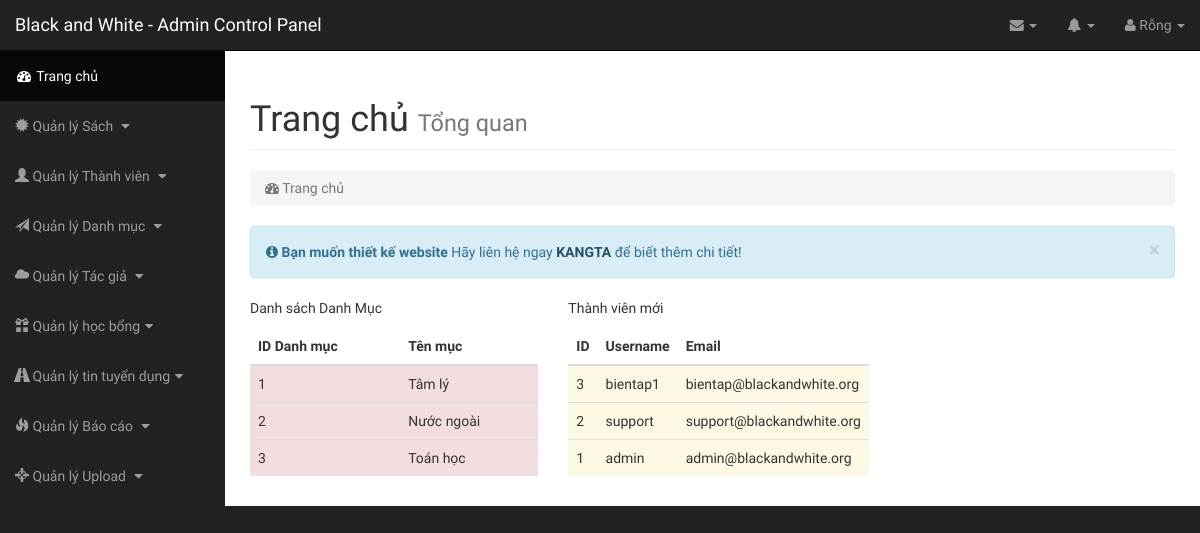
The app's page /admin/index.php with its own data.
### tables this page shows
CREATE TABLE `category` (
  `catid` int(10) NOT NULL,
  `catname` varchar(200) NOT NULL,
  `catnameseo` varchar(200) NOT NULL
);

CREATE TABLE `users` (
  `userid` int(10) NOT NULL,
  `username` varchar(255) NOT NULL,
  `password` varchar(255) NOT NULL,
  `email` varchar(255) NOT NULL
);

### class/Db.class.php (called while the page is built, shortened)
<?php
class Db{
	private $conn = null;
	public function __construct()
	{
		$host ="mysql:host=". HOST."; dbname=". DB_NAME;
		try
		{
			$this->conn = new PDO($host, DB_USER, DB_PASS);
			$this->conn->query("set names 'utf8' ");
		}
		catch (PDOException $e)
		{
			echo "Không thể kết nối cơ sở dữ liệu";
		}
	}
	private function query($sql, $arr = array(), $mode = PDO::FETCH_ASSOC)
	{
		$pre = $this->conn->prepare($sql);
		if(!$pre->execute($arr))
		{
			echo "Không thể thực thi"; exit;
		}
		return $pre->fetchAll($mode);
	}
	public function select($sql, $arr = array(), $mode = PDO::FETCH_ASSOC)
	{
		return $this->query($sql, $arr, $mode);
	}
}
?>

### admin/inc/home.php (the view)
<div id="page-wrapper">
    <div class="container-fluid">
        <div class="row">
            <div class="col-lg-12">
                <h1 class="page-header">
                    Trang chủ <small>Tổng quan</small>
                </h1>
                <ol class="breadcrumb">
                    <li class="active">
                        <i class="fa fa-dashboard"></i> Trang chủ
                    </li>
                </ol>
            </div>
        </div>
        <div class="row">
            <div class="col-lg-12">
                <div class="alert alert-info alert-dismissable">
                    <button type="button" class="close" data-dismiss="alert" aria-hidden="true">&times;</button>
                    <i class="fa fa-info-circle"></i>  <strong>Bạn muốn thiết kế website</strong> Hãy liên hệ ngay <a href="https://www.facebook.com/godfather.1995" class="alert-link">KANGTA</a> để biết thêm chi tiết!
                </div>
            </div>
        </div>
        <div class="row">
          <div class="col-lg-4">
            <p>Danh sách Danh Mục</p>
            <table class="table text-sm-center">
    <thead>
      <tr>
        <th>ID Danh mục</th>
        <th>Tên mục</th>
      </tr>
    </thead>
    <tbody>
      <?php
        $sql = "SELECT * FROM category LIMIT 0,5";
        $rows = $obj->select($sql);
        foreach ($rows as $row) {
      ?>
      <tr class="danger">
        <td class="success"><?php echo $row["catid"]; ?></td>
        <td><?php echo $row["catname"]; ?></td>
      </tr>
      <?php
        }
      ?>
    </tbody>
  </table>
          </div>
          <div class="col-lg-4">
            <p>Thành viên mới</p>
            <table class="table text-sm-center">
    <thead>
      <tr>
        <th>ID</th>
        <th>Username</th>
        <th>Email</th>
      </tr>
    </thead>
    <tbody>
      <?php
        $sql1 = "SELECT * FROM users
                ORDER BY userid DESC
                LIMIT 0,5";
        $rows = $obj->select($sql1);
        foreach ($rows as $row) {
      ?>
      <tr class="warning">
        <td class="success"><?php echo $row["userid"]; ?></td>
        <td><?php echo $row["username"]; ?></td>
        <td><?php echo $row["email"]; ?></td>
      </tr>
      <?php
        }
      ?>
    </tbody>
  </table>
          </div>
        </div>
    </div>
</div>

### admin/css/sb-admin.css (style rules this page uses)
body { margin-top: 100px; background-color: #222; }
@media (min-width:768px) { body { margin-top: 50px; } }
#page-wrapper { width: 100%; padding: 0; background-color: #fff; }
@media (min-width:768px) { #page-wrapper { padding: 10px; } }

### admin/css/customcss.css (style rules this page uses)
* body { font-family: 'Fira Sans Extra Condensed', sans-serif; }

### records on screen
category: catid "1", catname "Tâm lý"
category: catid "2", catname "Nước ngoài"
category: catid "3", catname "Toán học"
users: userid "3", username "bientap1", email "bientap@blackandwhite.org"
users: userid "2", username "support", email "support@blackandwhite.org"
users: userid "1", username "admin", email "admin@blackandwhite.org"
